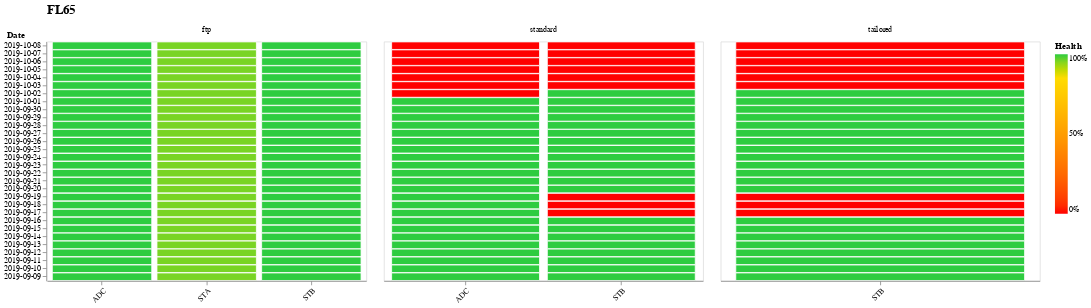
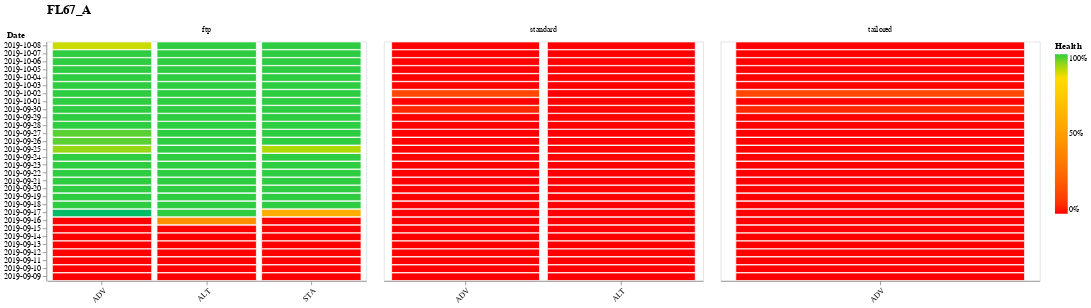
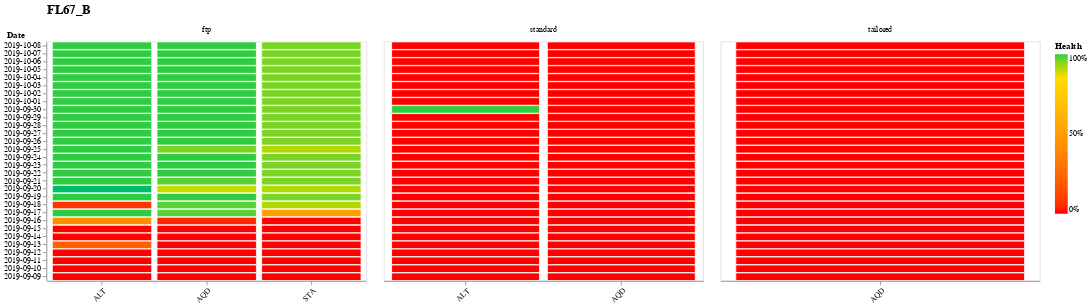
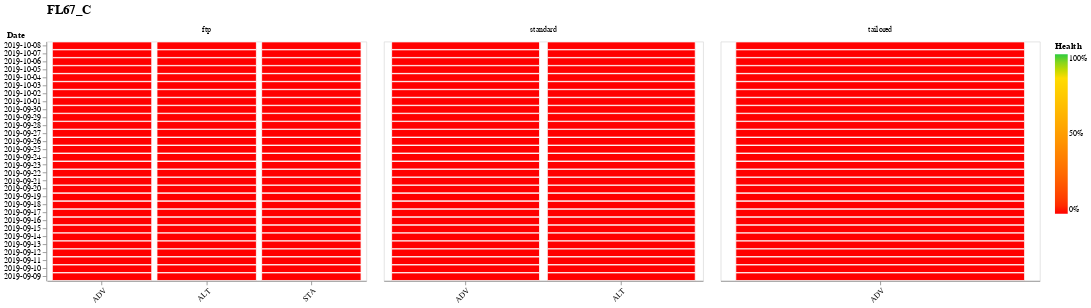

Notebook code cell kept with these figures, in order:
### Code cell
for l in df.Locatie.unique():
    df_locatie = df[df.Locatie == l]
    
    single_nearest = alt.selection_single(on='mouseover', empty='none')

    chart = alt.Chart(df_locatie).mark_rect().encode(
        y=alt.Y('Date:N', sort='descending'),
        x=alt.X('Sensor:N', title=None),
        fill=alt.Fill('Files received:Q', scale=alt.Scale(domain=[0, .85,
                      1.00], range=['red', '#FFDC00', '#2ECC40']),
                      legend=alt.Legend(values=[0, 0.50, 1], title='Health'
                      , format='.0%')),
        stroke=alt.condition(single_nearest, alt.StrokeValue('black'),
                             alt.StrokeValue('white')),
        tooltip=[
            'Locatie:N',
            'Sensor:N',
            'Expected files:Q',
            'Date:N',
            alt.Tooltip('Files received:Q', format='.0%'),
            alt.Tooltip('Valid files:Q', format='.0%'),
            ],
        facet=alt.Facet('Origin:N', title=l),
        ).resolve_scale(x='independent'
                        ).configure_scale(bandPaddingInner=0.05,
                bandPaddingOuter=0.05).configure_axisX(labelAngle=-45).configure_axisY(titleAngle=0,
                titleAlign='left', titleY=-3,
                titleX=-50).configure_header(titleFontSize=16,
                titleAnchor='start').add_selection(single_nearest)    
    chart.display()

### Figure 1 — Vega-Lite specification as saved in the notebook (floating-point values rounded to 4 significant figures; data arrays with more than 128 entries replaced by an {"elided": "..."} marker saying what was removed)
{"$schema": "https://vega.github.io/schema/vega-lite/v3.4.0.json", "config": {"axisX": {"labelAngle": -45}, "axisY": {"titleAlign": "left", "titleAngle": 0, "titleX": -50, "titleY": -3}, "header": {"titleAnchor": "start", "titleFontSize": 16}, "mark": {"tooltip": null}, "scale": {"bandPaddingInner": 0.05, "bandPaddingOuter": 0.05}, "view": {"height": 300, "width": 400}}, "data": {"name": "data-190ed717bcb338d1cdb3cc8167acce1c"}, "datasets": {"data-190ed717bcb338d1cdb3cc8167acce1c": {"elided": "180 records"}}, "encoding": {"facet": {"field": "Origin", "title": "FL65", "type": "nominal"}, "fill": {"field": "Files received", "legend": {"format": ".0%", "title": "Health", "values": [0, 0.5, 1]}, "scale": {"domain": [0, 0.85, 1], "range": ["red", "#FFDC00", "#2ECC40"]}, "type": "quantitative"}, "stroke": {"condition": {"selection": "selector002", "value": "black"}, "value": "white"}, "tooltip": [{"field": "Locatie", "type": "nominal"}, {"field": "Sensor", "type": "nominal"}, {"field": "Expected files", "type": "quantitative"}, {"field": "Date", "type": "nominal"}, {"field": "Files received", "format": ".0%", "type": "quantitative"}, {"field": "Valid files", "format": ".0%", "type": "quantitative"}], "x": {"field": "Sensor", "title": null, "type": "nominal"}, "y": {"field": "Date", "sort": "descending", "type": "nominal"}}, "mark": "rect", "resolve": {"scale": {"x": "independent"}}, "selection": {"selector002": {"empty": "none", "on": "mouseover", "type": "single"}}}

### Figure 2 — Vega-Lite specification as saved in the notebook (floating-point values rounded to 4 significant figures; data arrays with more than 128 entries replaced by an {"elided": "..."} marker saying what was removed)
{"$schema": "https://vega.github.io/schema/vega-lite/v3.4.0.json", "config": {"axisX": {"labelAngle": -45}, "axisY": {"titleAlign": "left", "titleAngle": 0, "titleX": -50, "titleY": -3}, "header": {"titleAnchor": "start", "titleFontSize": 16}, "mark": {"tooltip": null}, "scale": {"bandPaddingInner": 0.05, "bandPaddingOuter": 0.05}, "view": {"height": 300, "width": 400}}, "data": {"name": "data-973401ecea1400f23e65e74775682262"}, "datasets": {"data-973401ecea1400f23e65e74775682262": {"elided": "180 records"}}, "encoding": {"facet": {"field": "Origin", "title": "FL67_A", "type": "nominal"}, "fill": {"field": "Files received", "legend": {"format": ".0%", "title": "Health", "values": [0, 0.5, 1]}, "scale": {"domain": [0, 0.85, 1], "range": ["red", "#FFDC00", "#2ECC40"]}, "type": "quantitative"}, "stroke": {"condition": {"selection": "selector003", "value": "black"}, "value": "white"}, "tooltip": [{"field": "Locatie", "type": "nominal"}, {"field": "Sensor", "type": "nominal"}, {"field": "Expected files", "type": "quantitative"}, {"field": "Date", "type": "nominal"}, {"field": "Files received", "format": ".0%", "type": "quantitative"}, {"field": "Valid files", "format": ".0%", "type": "quantitative"}], "x": {"field": "Sensor", "title": null, "type": "nominal"}, "y": {"field": "Date", "sort": "descending", "type": "nominal"}}, "mark": "rect", "resolve": {"scale": {"x": "independent"}}, "selection": {"selector003": {"empty": "none", "on": "mouseover", "type": "single"}}}

### Figure 3 — Vega-Lite specification as saved in the notebook (floating-point values rounded to 4 significant figures; data arrays with more than 128 entries replaced by an {"elided": "..."} marker saying what was removed)
{"$schema": "https://vega.github.io/schema/vega-lite/v3.4.0.json", "config": {"axisX": {"labelAngle": -45}, "axisY": {"titleAlign": "left", "titleAngle": 0, "titleX": -50, "titleY": -3}, "header": {"titleAnchor": "start", "titleFontSize": 16}, "mark": {"tooltip": null}, "scale": {"bandPaddingInner": 0.05, "bandPaddingOuter": 0.05}, "view": {"height": 300, "width": 400}}, "data": {"name": "data-d53494761bb749ed981794406f61c227"}, "datasets": {"data-d53494761bb749ed981794406f61c227": {"elided": "180 records"}}, "encoding": {"facet": {"field": "Origin", "title": "FL67_B", "type": "nominal"}, "fill": {"field": "Files received", "legend": {"format": ".0%", "title": "Health", "values": [0, 0.5, 1]}, "scale": {"domain": [0, 0.85, 1], "range": ["red", "#FFDC00", "#2ECC40"]}, "type": "quantitative"}, "stroke": {"condition": {"selection": "selector004", "value": "black"}, "value": "white"}, "tooltip": [{"field": "Locatie", "type": "nominal"}, {"field": "Sensor", "type": "nominal"}, {"field": "Expected files", "type": "quantitative"}, {"field": "Date", "type": "nominal"}, {"field": "Files received", "format": ".0%", "type": "quantitative"}, {"field": "Valid files", "format": ".0%", "type": "quantitative"}], "x": {"field": "Sensor", "title": null, "type": "nominal"}, "y": {"field": "Date", "sort": "descending", "type": "nominal"}}, "mark": "rect", "resolve": {"scale": {"x": "independent"}}, "selection": {"selector004": {"empty": "none", "on": "mouseover", "type": "single"}}}

### Figure 4 — Vega-Lite specification as saved in the notebook (floating-point values rounded to 4 significant figures; data arrays with more than 128 entries replaced by an {"elided": "..."} marker saying what was removed)
{"$schema": "https://vega.github.io/schema/vega-lite/v3.4.0.json", "config": {"axisX": {"labelAngle": -45}, "axisY": {"titleAlign": "left", "titleAngle": 0, "titleX": -50, "titleY": -3}, "header": {"titleAnchor": "start", "titleFontSize": 16}, "mark": {"tooltip": null}, "scale": {"bandPaddingInner": 0.05, "bandPaddingOuter": 0.05}, "view": {"height": 300, "width": 400}}, "data": {"name": "data-fe53b74b868c9fd1e782400e909e6e47"}, "datasets": {"data-fe53b74b868c9fd1e782400e909e6e47": {"elided": "180 records"}}, "encoding": {"facet": {"field": "Origin", "title": "FL67_C", "type": "nominal"}, "fill": {"field": "Files received", "legend": {"format": ".0%", "title": "Health", "values": [0, 0.5, 1]}, "scale": {"domain": [0, 0.85, 1], "range": ["red", "#FFDC00", "#2ECC40"]}, "type": "quantitative"}, "stroke": {"condition": {"selection": "selector005", "value": "black"}, "value": "white"}, "tooltip": [{"field": "Locatie", "type": "nominal"}, {"field": "Sensor", "type": "nominal"}, {"field": "Expected files", "type": "quantitative"}, {"field": "Date", "type": "nominal"}, {"field": "Files received", "format": ".0%", "type": "quantitative"}, {"field": "Valid files", "format": ".0%", "type": "quantitative"}], "x": {"field": "Sensor", "title": null, "type": "nominal"}, "y": {"field": "Date", "sort": "descending", "type": "nominal"}}, "mark": "rect", "resolve": {"scale": {"x": "independent"}}, "selection": {"selector005": {"empty": "none", "on": "mouseover", "type": "single"}}}
